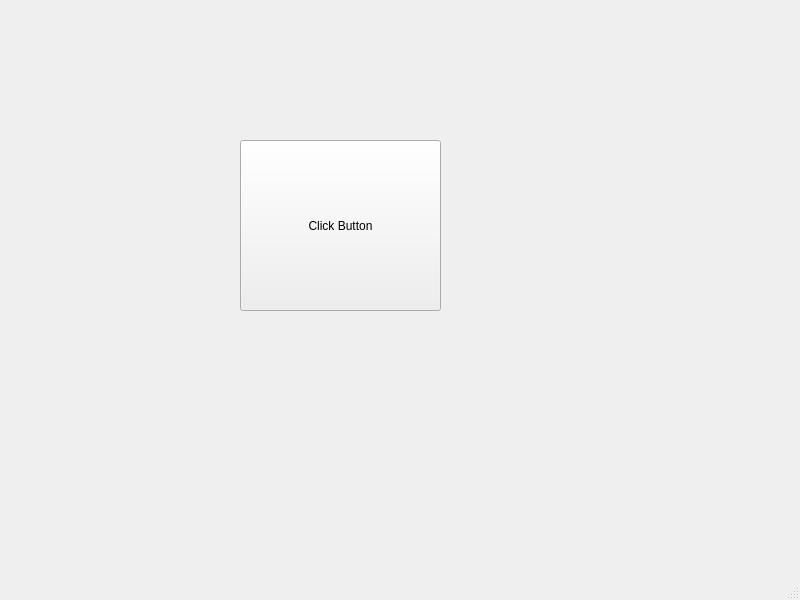
<?xml version="1.0" encoding="UTF-8"?>
<ui version="4.0">
 <class>MainWindow</class>
 <widget class="QMainWindow" name="MainWindow">
  <property name="geometry">
   <rect>
    <x>0</x>
    <y>0</y>
    <width>800</width>
    <height>600</height>
   </rect>
  </property>
  <property name="windowTitle">
   <string>MainWindow</string>
  </property>
  <widget class="QWidget" name="centralwidget">
   <widget class="QPushButton" name="pushButton">
    <property name="geometry">
     <rect>
      <x>240</x>
      <y>140</y>
      <width>201</width>
      <height>171</height>
     </rect>
    </property>
    <property name="text">
     <string>Click Button</string>
    </property>
   </widget>
  </widget>
  <widget class="QMenuBar" name="menubar">
   <property name="geometry">
    <rect>
     <x>0</x>
     <y>0</y>
     <width>800</width>
     <height>22</height>
    </rect>
   </property>
  </widget>
  <widget class="QStatusBar" name="statusbar"/>
 </widget>
 <resources/>
 <connections>
  <connection>
   <sender>pushButton</sender>
   <signal>released()</signal>
   <receiver>MainWindow</receiver>
   <slot>setFocus()</slot>
   <hints>
    <hint type="sourcelabel">
     <x>370</x>
     <y>237</y>
    </hint>
    <hint type="destinationlabel">
     <x>399</x>
     <y>299</y>
    </hint>
   </hints>
  </connection>
 </connections>
</ui>
